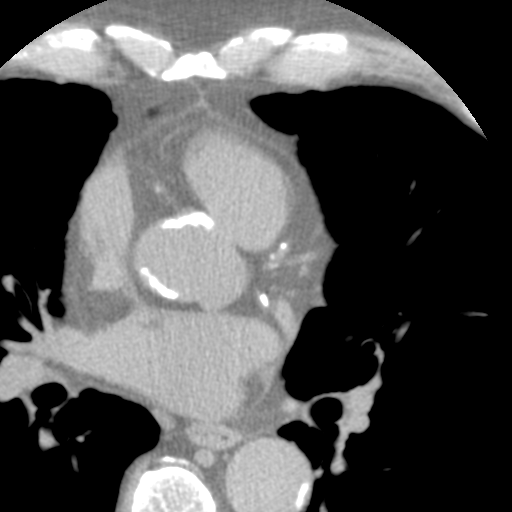
#> input picture dataset_dicom/input/CFer/009.png, 512 x 512 px, given in place of 009.bmp, which was not available
$ jupyter execute --allow-errors Exploration.ipynb   (older library calls are emulated)
#> lines starting #> are read from the running program, lines starting #| are printed output that depends on the picture; after the words box and inside, x2 and y2 are one past the last pixel; in counts of white or black regions, pixels touching at a corner belong together; pictures that were not available may be replaced by others from this repository, and a replacement may not be noted
### helpers.py
import os
import matplotlib.pyplot as plt
import numpy as np

def listdir(path):
  """ List files but remove hidden files from list """
  return [item for item in os.listdir(path) if item[0] != '.']

def mkdir(path):
  if not os.path.exists(path):
    os.makedirs(path)

# [20 lines left out: function show_images_row, not called in this run]

### notebooks/Exploration.ipynb
[cell 1]
import sys
sys.path.append('..')

import os
import numpy as np
import helpers as h
import cv2 as cv
from matplotlib import pyplot as plt
import random as rng
from skimage.morphology import convex_hull_image

[cell 2]
patients = h.listdir('../data/input')
print(len(patients))

[cell 3]
labelled_image = cv.imread('../data/labelled/ACel/009.bmp')
#> labelled_image is the input picture: shape (512, 512, 3); min 0, max 255, mean 80.7
plt.imshow(labelled_image[...,::-1])

[cell 4]
def kmeans(img):
    Z = img.reshape((-1,3))
    # convert to np.float32
    Z = np.float32(Z)
    # define criteria, number of clusters(K) and apply kmeans()
    criteria = (cv.TERM_CRITERIA_EPS + cv.TERM_CRITERIA_MAX_ITER, 10, 1.0)
    K = 4
    ret,label,center=cv.kmeans(Z,K,None,criteria,10,cv.KMEANS_RANDOM_CENTERS)
    # Now convert back into uint8, and make original image
    center = np.uint8(center)
    labels = label.flatten()
    res = center[labels]
    return res, labels

[cell 5]
K = 4

def res_to_img(res):
    return res.reshape((labelled_image.shape))[...,::-1]

def show_images(images):
    n = len(images)
    f = plt.figure(figsize=(20,10))
    for i in range(n):
        # Debug, plot figure
        f.add_subplot(1, n, i + 1)
        plt.imshow(images[i])

    plt.show(block=True)

meansd, labels = kmeans(labelled_image)
#> in kmeans, `ret,label,center=cv.kmeans(Z,K,None,criteria,10,cv.KMEANS_RANDOM_CENTE..`: ret = 91137602.6; center = [[0.928, 0.928, 0.928], [240.4, 240.4, 240.4], [127.5, 127.5, 127.5], [182.6, 182.6, 182.6]]
#> in kmeans, `center = np.uint8(center)`: center = [[0, 0, 0], [240, 240, 240], [127, 127, 127], [182, 182, 182]]
segments = []

for k in range(K):
    curr = meansd.copy()
    curr[labels != k] = [0, 0, 0]
    segments.append(res_to_img(curr))
#> after the loop, segments = 4 items

show_images([labelled_image[...,::-1]] + segments)
#> in show_images, `n = len(images)`: n = 5
#> in show_images, `plt.show(block=True)`:
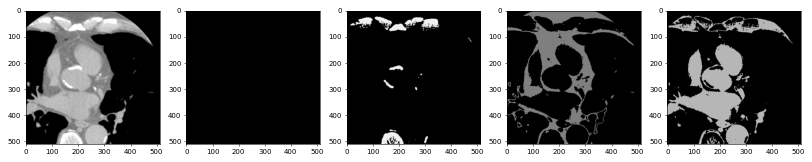
#> figure drawn by matplotlib, 5 panels

[cell 6]
lab_cop = labelled_image.copy()
hsv = cv.cvtColor(lab_cop, cv.COLOR_BGR2HSV)
#> hsv: shape (512, 512, 3); mean H, S, V 0, 0, 80.7
pericardium = cv.inRange(hsv, (80, 0, 1), (170, 255,255))
#> pericardium: shape (512, 512); every value is 0
plt.imshow(pericardium)

[cell 7]
def flatten(lst):
    return [item for sublist in lst for item in sublist]


#> (the rest of this cell did not finish here and is left out)

[cell 8]
drawing = np.zeros((pericardium.shape[0], pericardium.shape[1], 3), dtype=np.uint8)
contours, hierarchy = cv.findContours(pericardium, cv.RETR_TREE, cv.CHAIN_APPROX_SIMPLE)
#> contours = []
cv.drawContours(drawing, contours, -1, (0, 255, 0), -1)
#> drawing: shape (512, 512, 3); every value is 0
plt.imshow(drawing)

[cell 9]
points = cv.findNonZero(pericardium)
#> points = None
#> (the rest of this cell did not finish here and is left out)

[cell 10]
def to_binary(img):
    return cv.threshold(img, 100, 255, 0)[1]

[cell 11]
binary = to_binary(pericardium)
points = cv.findNonZero(pericardium)
#> (the rest of this cell did not finish here and is left out)

[cell 12]
binary = to_binary(pericardium)
chull = convex_hull_image(binary)
binary[chull] += 1
plt.imshow(binary)

[cell 13]
from skimage.filters import gaussian
from skimage.segmentation import active_contour


s = np.linspace(0, 2*np.pi, 200)
r = 250 + 200*np.sin(s)
c = 250 + 200*np.cos(s)
init = np.array([r, c]).T

snake = active_contour(pericardium,
                       init)
#> snake = 200 pairs, first value 179.3 to 320.7, second value 179.9 to 322.1

fig, ax = plt.subplots(figsize=(7, 7))
ax.imshow(pericardium, cmap=plt.cm.gray)
ax.plot(init[:, 1], init[:, 0], '--r', lw=3)
ax.plot(snake[:, 1], snake[:, 0], '-b', lw=3)
ax.set_xticks([]), ax.set_yticks([])
ax.axis([0, pericardium.shape[1], pericardium.shape[0], 0])

plt.show()
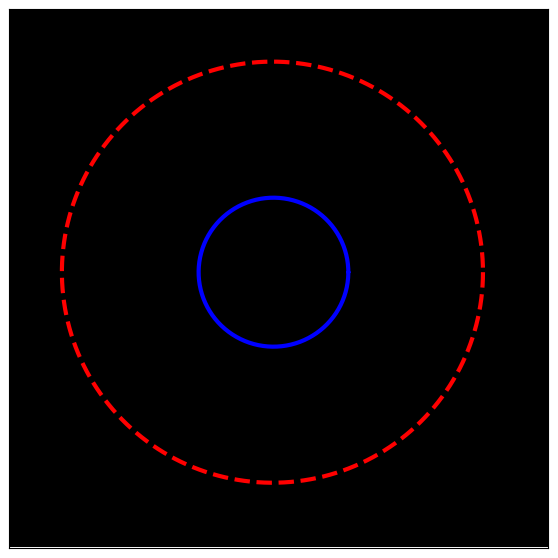
#> figure drawn by matplotlib, 1 panel

[cell 14]
import numpy as np
import matplotlib.pyplot as plt
from skimage import data, img_as_float
from skimage.segmentation import (morphological_chan_vese,
                                  morphological_geodesic_active_contour,
                                  inverse_gaussian_gradient,
                                  checkerboard_level_set)


def store_evolution_in(lst):
    """Returns a callback function to store the evolution of the level sets in
    the given list.
    """

    def _store(x):
        lst.append(np.copy(x))

    return _store


# Morphological ACWE
image = pericardium.copy()

# Initial level set
init_ls = checkerboard_level_set(image.shape, 6)
# List with intermediate results for plotting the evolution
evolution = []
callback = store_evolution_in(evolution)
ls = morphological_chan_vese(image, 35, init_level_set=init_ls, smoothing=3,
                             iter_callback=callback)
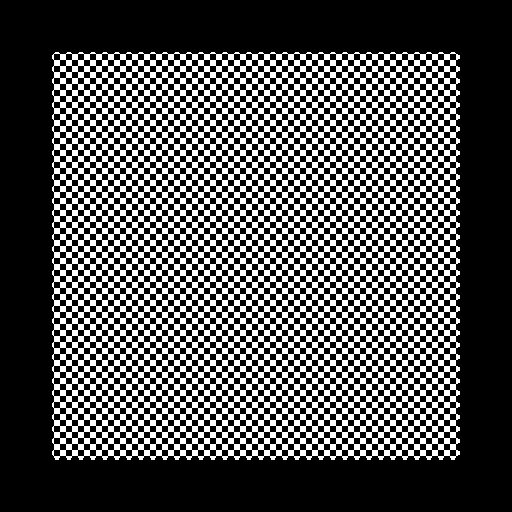
#> ls: shape (512, 512) int8; values 0 (black) and 1 (white), 31.6% white; 1 white region, box (x1, y1, x2, y2) and area: (52, 52, 460, 460) 82824

fig, axes = plt.subplots(2, 2, figsize=(8, 8))
ax = axes.flatten()

ax[0].imshow(image, cmap="gray")
ax[0].set_axis_off()
ax[0].contour(ls, [0.5], colors='r')
ax[0].set_title("Morphological ACWE segmentation", fontsize=12)

ax[1].imshow(ls, cmap="gray")
ax[1].set_axis_off()
contour = ax[1].contour(evolution[2], [0.5], colors='g')
contour.collections[0].set_label("Iteration 2")
contour = ax[1].contour(evolution[7], [0.5], colors='y')
contour.collections[0].set_label("Iteration 7")
contour = ax[1].contour(evolution[-1], [0.5], colors='r')
contour.collections[0].set_label("Iteration 35")
ax[1].legend(loc="upper right")
title = "Morphological ACWE evolution"
ax[1].set_title(title, fontsize=12)


# Morphological GAC
image = pericardium.copy()
gimage = inverse_gaussian_gradient(image)
#> gimage: shape (512, 512) float64; every value is 1

# Initial level set
init_ls = np.zeros(image.shape, dtype=np.int8)
init_ls[10:-10, 10:-10] = 1
# List with intermediate results for plotting the evolution
evolution = []
callback = store_evolution_in(evolution)
ls = morphological_geodesic_active_contour(gimage, 230, init_ls,
                                           smoothing=1, balloon=1,
                                           threshold=0.69,
                                           iter_callback=callback)
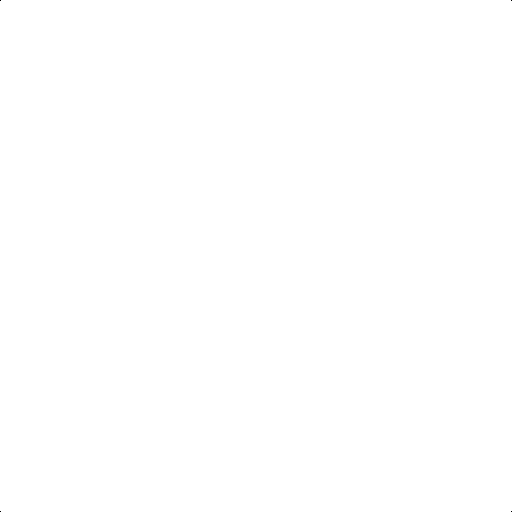
#> ls: shape (512, 512) int8; values 0 (black) and 1 (white), 100% white; black in thin lines or dots

ax[2].imshow(image, cmap="gray")
ax[2].set_axis_off()
ax[2].contour(ls, [0.5], colors='r')
ax[2].set_title("Morphological GAC segmentation", fontsize=12)

ax[3].imshow(ls, cmap="gray")
ax[3].set_axis_off()
contour = ax[3].contour(evolution[0], [0.5], colors='g')
contour.collections[0].set_label("Iteration 0")
contour = ax[3].contour(evolution[100], [0.5], colors='y')
contour.collections[0].set_label("Iteration 100")
contour = ax[3].contour(evolution[-1], [0.5], colors='r')
contour.collections[0].set_label("Iteration 230")
ax[3].legend(loc="upper right")
title = "Morphological GAC evolution"
ax[3].set_title(title, fontsize=12)

fig.tight_layout()
plt.show()
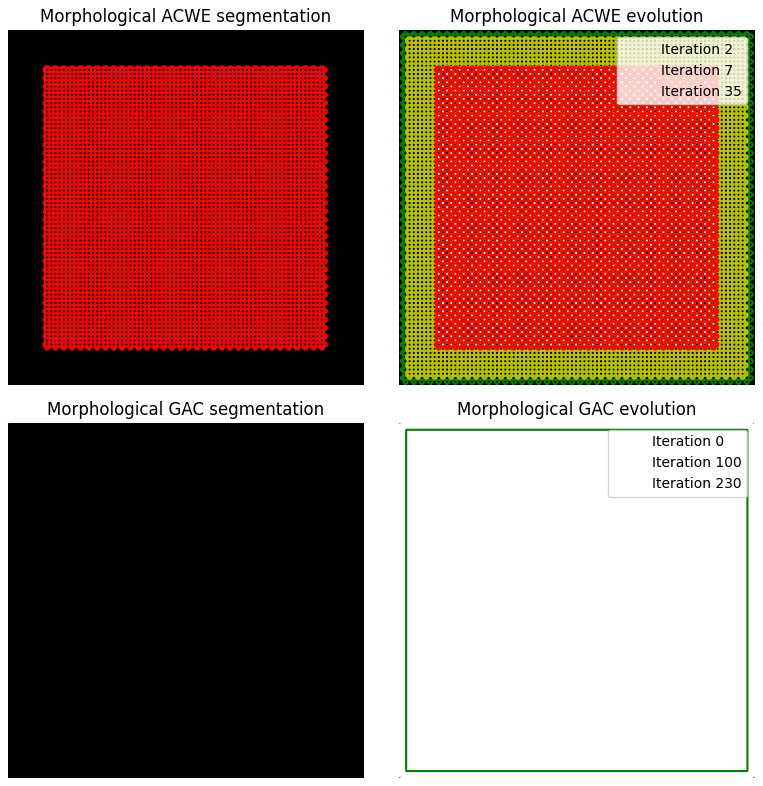
#> figure drawn by matplotlib, 4 panels

[cell 15]
import numpy as np
import matplotlib.pyplot as plt
from skimage.color import rgb2gray
from skimage import data
from skimage.filters import gaussian
from skimage.segmentation import active_contour


img = pericardium.copy()

s = np.linspace(0, 2*np.pi, 400)
r = pericardium.shape[0] // 2 + pericardium.shape[0] // 2 * np.sin(s)
c = pericardium.shape[0] // 2 + pericardium.shape[0] // 2 * np.cos(s)
init = np.array([r, c]).T

snake = active_contour(gaussian(img, 3),
                       init, alpha=0.01, beta=1, gamma=0.001, max_iterations=2500)
#> snake = 400 pairs, first value 228.4 to 283.6, second value 228.9 to 284.3

fig, ax = plt.subplots(figsize=(7, 7))
ax.imshow(img, cmap=plt.cm.gray)
ax.plot(snake[:, 0], snake[:, 1], '-b', lw=3)
ax.set_xticks([]), ax.set_yticks([])
ax.axis([0, img.shape[1], img.shape[0], 0])

plt.show()
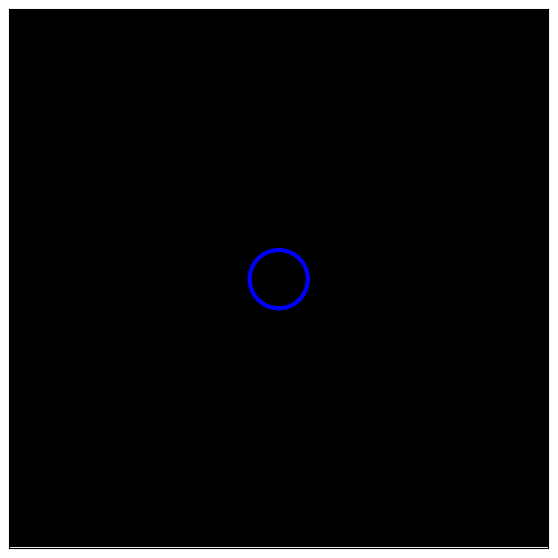
#> figure drawn by matplotlib, 1 panel

[cell 16]
mask = np.zeros(pericardium.shape)
#> (the rest of this cell did not finish here and is left out)

[cell 17]
images = [pericardium, img, img, img, img]
#> (the rest of this cell did not finish here and is left out)

[cell 18]
fig, ax = plt.subplots(1, len(images), figsize=(20, 10))

#> (the rest of this cell did not finish here and is left out)

[cell 19]
# [12 lines left out: function get_snake, not called in this run]

[cell 20]
from skimage.util import compare_images

diff = compare_images(pericardium, mask, method='blend')
#> diff: shape (512, 512) float64; every value is 0
plt.imshow(diff)

[cell 21]
import os
import numpy as np
import helpers as h
import cv2 as cv
from matplotlib import pyplot as plt
import random as rng
from skimage.morphology import convex_hull_image
import numpy as np
import matplotlib.pyplot as plt
from skimage.color import rgb2gray
from skimage import data
from skimage.draw import polygon
from skimage.filters import gaussian
from skimage.segmentation import active_contour

# [31 lines left out: function save_pericardium_mask, not called in this run]

#> (a cell that did not finish here is left out)

patients.sort()
for patient in patients:
    save_folder = '../data/pericardium/' + patient
    if not os.path.exists(save_folder):
        os.makedirs(save_folder)

    for image_path in h.listdir('../data/labelled/' + patient):
        save_pericardium_mask('../data/labelled/' + patient + '/' + image_path)

[cell 23]
input_img = cv.imread('../data/input/AEdu/IM-0006-0034.BMP')
label = cv.imread('../data/pericardium/AEdu/034.bmp')
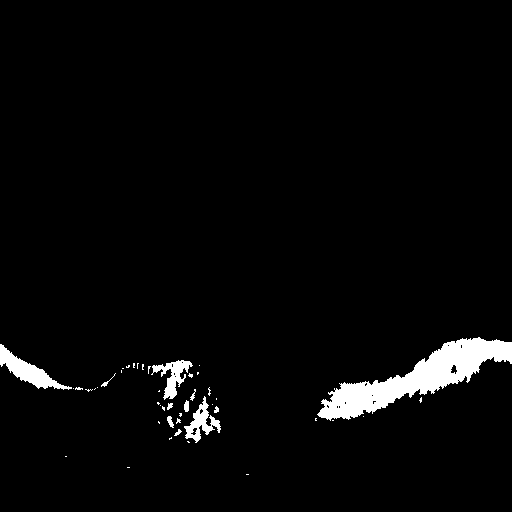
#> input picture gt_eat_polar/DLag/034.png, 512 x 512 px, given in place of 034.bmp, which was not available
#> label is the input picture: shape (512, 512, 3); 3.2% white; 45 white regions (34 under 20 px), largest, box (x1, y1, x2, y2) and area: (317, 337, 512, 421) 5607, (0, 344, 72, 390) 1038, (151, 360, 193, 400) 642
label[np.where((label==[255,255,255]).all(axis=2))] = [0,255,0]
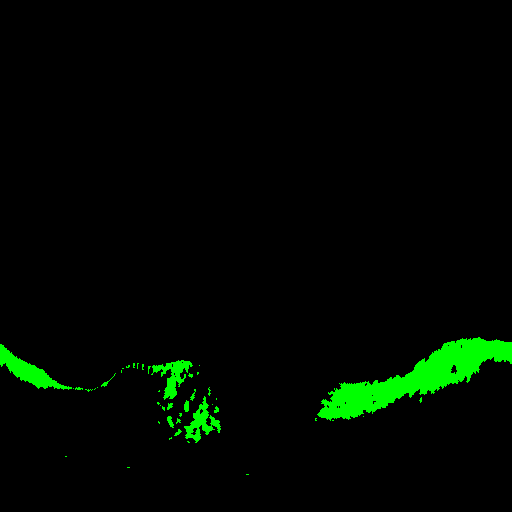
#> label: shape (512, 512, 3); 3.19% of pixels changed, all inside (x1, y1, x2, y2) = (0, 337, 512, 475)
#> (the rest of this cell did not finish here and is left out)

[cell 24]
# convert dataset to 1-channel PNG and save
import sys
sys.path.append('..')

import os
import numpy as np
import helpers as h
import cv2 as cv
from matplotlib import pyplot as plt
import random as rng
from skimage.morphology import convex_hull_image

DATASET_FOLDER = '../dataset_pericardium/'

h.mkdir(DATASET_FOLDER + 'input')
h.mkdir(DATASET_FOLDER + 'label')

#> (the rest of this cell did not finish here and is left out)


for patient in patients:
    inputs = h.listdir('../data/input/' + patient)
    inputs.sort()

    labels = h.listdir('../data/pericardium/' + patient)
    labels.sort()


    print(patient, len(inputs), len(labels))

    h.mkdir(DATASET_FOLDER + 'input/' + patient)
    h.mkdir(DATASET_FOLDER + 'label/' + patient)

    for i, label in enumerate(labels):
        file_name = label.replace(".bmp", ".png")

        input_img = cv.imread('../data/input/' + patient + '/' + inputs[i])
        label = cv.imread('../data/pericardium/' + patient + '/' + label)

        cv.imwrite(DATASET_FOLDER + 'input/' + patient + '/' + file_name, input_img[:, :, 1])
        cv.imwrite(DATASET_FOLDER + 'label/' + patient + '/' + file_name, label[:, :, 1])
#label = cv.imread('../data/pericardium/AEdu/034.bmp')
#cv.imwrite("test.png", label[:, :, 1])

[cell 25]
dataset_folder = '../dataset_pericardium_manual/input/ACel'
files = h.listdir(dataset_folder)
files

[cell 26]
from skimage.io import imread

input_images = [imread(os.path.join(dataset_folder, file)) for file in files]
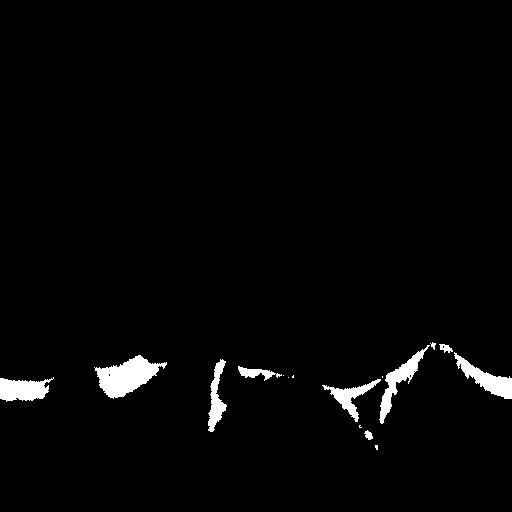
#> input picture gt_eat_polar/ACel/001.png, 512 x 512 px, found by its file name

[cell 27]
plt.imshow(input_images[0], cmap="gray")

[cell 28]
def depth_channel(depth):
    return np.ones((512, 512)) * depth * 255

images_count = len(input_images)
#> images_count = 1
#> (the rest of this cell did not finish here and is left out)

[cell 29]
input_image = input_images[0]
#> input_image is the input picture: shape (512, 512, 3); 2.3% white; 16 white regions (6 under 20 px), largest, box (x1, y1, x2, y2) and area: (94, 355, 167, 399) 1632, (454, 352, 512, 399) 937, (0, 377, 54, 402) 921
input_image = np.expand_dims(input_image, axis=-1)
input_image.shape
#> Out = (512, 512, 3, 1)
